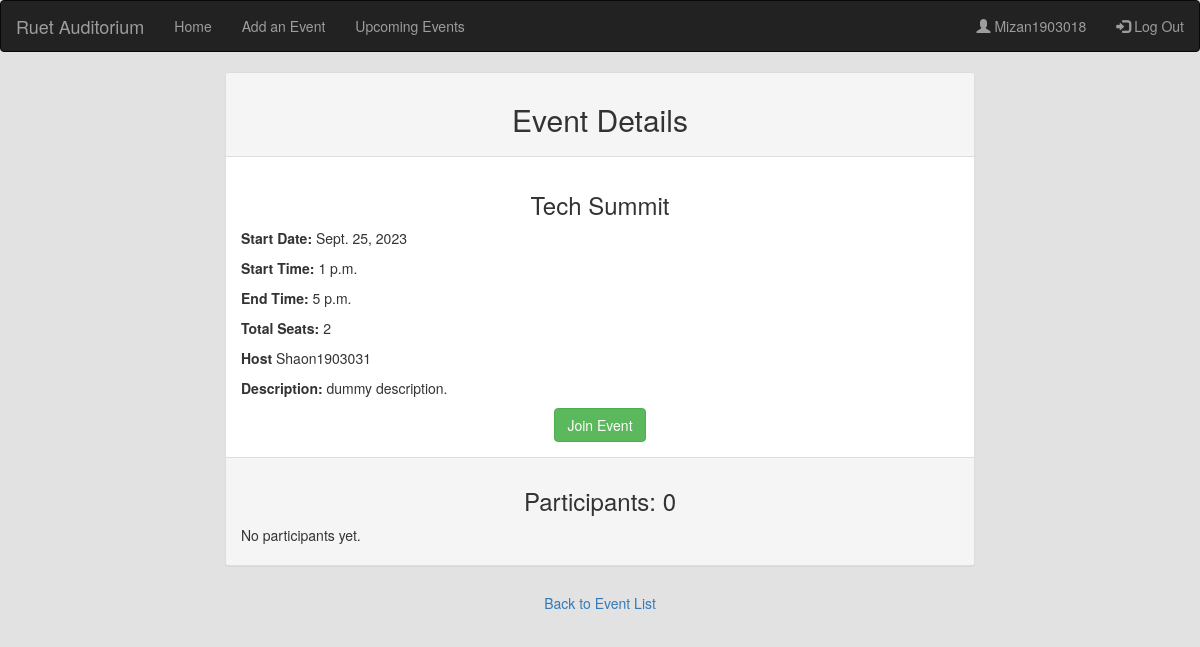
Page /eventdetail/18/ (signed in) on the committed database.
### HOME/models.py (models this page shows, shortened)
class Event(models.Model):
    name = models.CharField(max_length=255)
    start_date = models.DateField()
    start_time = models.TimeField()
    end_time = models.TimeField()
    host = models.ForeignKey(User, on_delete=models.CASCADE, related_name='hosted_events')
    description = models.TextField()
    participants = models.ManyToManyField(User, blank=True, related_name='events_attending')
    number_of_seats = models.PositiveIntegerField(default=1200)  # Add this field

### HOME/views.py (the view)
# urls.py: path('eventdetail/<int:event_id>/', views.event_detail, name='event_detail'),
@login_required
def event_detail(request, event_id):
    event = get_object_or_404(Event, pk=event_id)
    participants = event.participants.all()
    return render(request, 'event_detail.html', {'event': event, 'participants': participants})

### HOME/templates/event_detail.html (shortened to what this page needs)
{% extends 'base.html' %}
{% block body %}
<div class="container">
  <div class="row">
    <div class="col-md-8 col-md-offset-2">
      <div class="panel panel-default">
        <div class="panel-heading">
          <h2 class="text-center">Event Details</h2>
        </div>
        <div class="panel-body">
          <h3 class="text-center">{{ event.name }}</h3>
          <p><strong>Start Date: </strong> {{ event.start_date }}</p>
          <p><strong>Start Time: </strong> {{ event.start_time }}</p>
          <p><strong>End Time: </strong> {{ event.end_time }}</p>
          <p><strong>Total Seats: </strong> {{ event.number_of_seats }}</p>
          <p><strong>Host </strong> {{ event.host.username }}</p>
          <p><strong>Description: </strong> {{ event.description }}</p>
          {% if user == event.host %}
            <div class="text-center">
              <a href="{% url 'update_event' event.id %}" class="btn btn-primary">Edit Event</a>
              <a href="{% url 'delete_event' event.id %}" class="btn btn-danger">Delete Event</a>
            </div>
          {% elif event.participants.count == event.number_of_seats %}
            <div class="text-center">
              <a href="#" class="btn btn-primary">Fully Booked</a>
            </div>
          {% else %}
            <form method="post" action="{% url 'add_participant' event.id %}">
              <div class="text-center">
                <button type="submit" class="btn btn-success">Join Event</button>
              </div>
            </form>
          {% endif %}
        </div>
        <div class="panel-footer">
          <h3 class="text-center">Participants: {{ event.participants.count }}</h3>
          <div class="participant-list">
            {% for participant in event.participants.all %}
              <div class="participant-card float-left">
                <div class="card-body">
                  <h5 class="card-title">{{ participant.username }}</h5>
                  <p class="card-text"><strong>Name:</strong> {{ participant.first_name }} {{ participant.last_name }}</p>
                  <p class="card-text"><strong>Email:</strong> {{ participant.email }}</p>
                  {% if user == event.host %}
                    <form method="post" action="{% url 'remove_participant' event.id participant.id %}" style="display: inline;">
                      {% csrf_token %}
                      <input type="hidden" name="participant_id" value="{{ participant.id }}">
                      <button type="submit" class="btn btn-danger btn-sm">Remove</button>
                    </form>
                  {% endif %}
                </div>
              </div>
            {% empty %}
              <p>No participants yet.</p>
            {% endfor %}
          </div>
        </div>
      </div>
      <div class="text-center">
        <a href="{% url 'Event_List' %}" class="btn btn-secondary">Back to Event List</a>
      </div>
    </div>
  </div>
</div>
{% endblock %}

### HOME/templates/base.html (shortened to what this page needs)
<!DOCTYPE html>
<html lang="en">
<head>
    <link rel="stylesheet" href="https://maxcdn.bootstrapcdn.com/bootstrap/3.4.1/css/bootstrap.min.css">
    <link rel="stylesheet" href="../static/pop_up_styles.css">
</head>
<body>
    <nav class="navbar navbar-inverse">
        <div class="container-fluid">
            <div class="navbar-header">
                <a class="navbar-brand" href="/">Ruet Auditorium</a>
            </div>
            <ul class="nav navbar-nav">
                <li class={% block home_active %}{% endblock home_active %}><a href="/">Home</a></li>
                <li class={% block add_event_active %}{% endblock add_event_active %}><a
                        href="{% url 'AddEvent' %}">Add an Event</a></li>
                <li class={% block event_active %}{% endblock event_active %}><a href="{% url 'Event_List' %}">Upcoming Events</a>
                </li>
            </ul>
            {% if user.is_authenticated != True %}
            <ul class="nav navbar-nav navbar-right">
                <li class = "{% block SignupActive %}{% endblock SignupActive %}"><a href="{% url "SignUp" %}"><span class="glyphicon glyphicon-user"></span> Sign Up</a></li>
                <li class = "{% block loginActive %}{% endblock loginActive %}"><a href="{% url "LogIn" %}"><span class="glyphicon glyphicon-log-in"></span> Login</a></li>
            </ul>
            {% else %}
            <ul class="nav navbar-nav navbar-right">
                <li class = "{% block profileActive %}{% endblock profileActive %}"><a href="{% url 'view_profile' %}"><span class="glyphicon glyphicon-user"></span>
                        {{user.username}}</a></li>
                <li ><a href="{% url "logout" %}"><span class="glyphicon glyphicon-log-in"></span> Log Out</a></li>
            </ul>
            {% endif %}
        </div>
    </nav>
    {% block body %}{% endblock body %}
</body>
</html>

### rows in the picture
Event: name "Tech Summit", start_date "Sept. 25, 2023", start_time "1 p.m.", end_time "5 p.m.", number_of_seats "2", host.username "Shaon1903031", description "dummy description.", participants.count "0"

### other values in the picture
{{ user.username }} "Mizan1903018"
